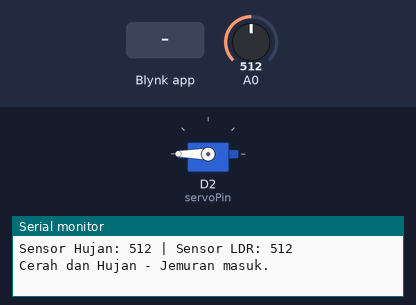
Recording of a sketch running on a simulated ESP8266 (NodeMCU). On the bench: servo, the last lines printed to the serial monitor. The inputs (shaded band) are chosen by the test bench; at power-on: A0 = 512. WiFi joins after 1.5 s; servers stay silent unless stated.

Above: at 3.0 s.
3.1 s: Blynk app writes 0 to V1
At 13.3 s:
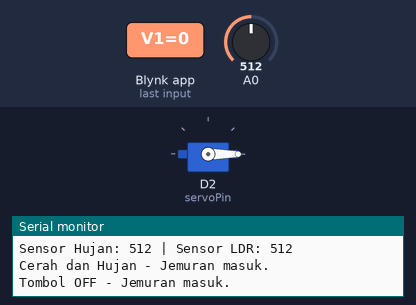
24.3 s: A0 set to 900
At 26.0 s:
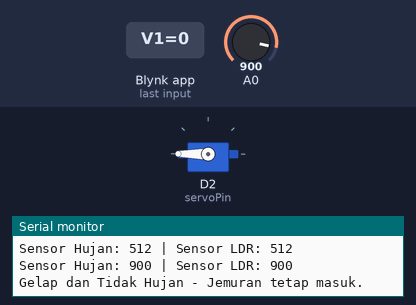
26.3 s: A0 set to 511
At 46.0 s:
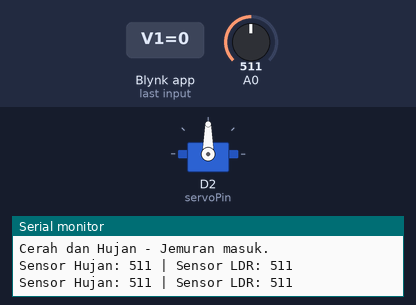
46.3 s: Blynk app writes 1 to V1
At 47.0 s:
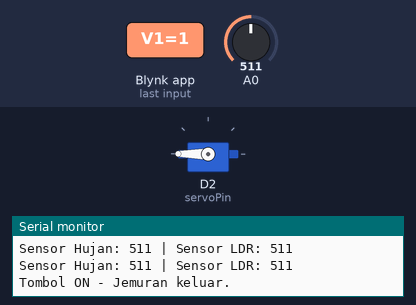
47.8 s: Blynk app writes 200 to V1
At 57.1 s:
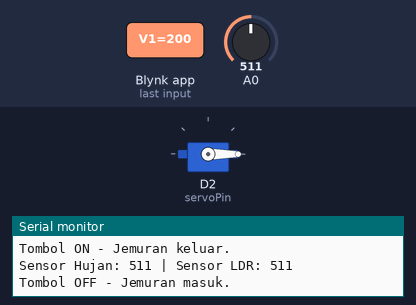
Timing chart, 0 to 67.8 s (numbered marks = the images above; inputs shaded):
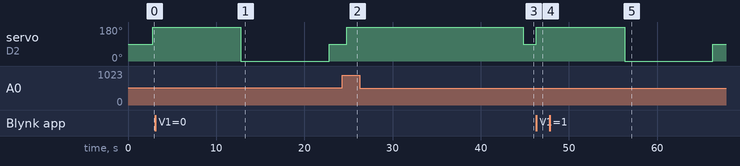

Measured:
- after the input at 3.1 s, servo on D2 (servoPin): 180° → 0° after 9.7 s, → 90° 10.0 s later
- after the input at 24.3 s, servo on D2 (servoPin): 90° → 180° after 0.51 s
- after the input at 26.3 s, servo on D2 (servoPin): 180° → 90° after 18.5 s instead of 8.5 s
- after the input at 46.3 s, servo on D2 (servoPin): 90° → 180° at once
- after the input at 47.8 s, servo on D2 (servoPin): 180° → 0° after 8.5 s, → 90° 10.0 s later

The sketch:

esp_8266.ino
```cpp
#define BLYNK_TEMPLATE_ID "TMPL6dPfcuvAa"
#define BLYNK_TEMPLATE_NAME "Percobaan Jemuran OTOMATIS"
#define BLYNK_AUTH_TOKEN "vfZ5c_qjxi76zyT1xHRArtE_Y1IOFpFK"

// Masukkan nama Wi-Fi dan password Anda
char ssid[] = "Samsung";        // Nama Wi-Fi
char pass[] = "5432167890";   // Password Wi-Fi

#include <ESP8266WiFi.h>
#include <BlynkSimpleEsp8266.h>
#include <Servo.h>

// Inisialisasi pin sensor
const int hujanPin = D0;
const int ldrPin = D1;
const int servoPin = D2;

Servo motorServo;
int kondisi = 0;

// Fungsi Blynk
BlynkTimer timer;

int nilaiLdr = 600;
int nilaiHujan = 800;

// Fungsi untuk membaca sensor dan mengontrol servo
void bacaSensor() {
  int hujanValue = analogRead(hujanPin);
  int ldrValue = analogRead(ldrPin);

  // Tampilkan nilai sensor di aplikasi Blynk
  Blynk.virtualWrite(V2, hujanValue);
  Blynk.virtualWrite(V3, ldrValue);

  // Debugging: Tampilkan nilai sensor di Serial Monitor
  Serial.print("Sensor Hujan: ");
  Serial.print(hujanValue);
  Serial.print(" | Sensor LDR: ");
  Serial.println(ldrValue);

  // Logika kontrol untuk motor servo
  if (ldrValue < nilaiLdr && hujanValue > nilaiHujan && kondisi != 0) {
    Serial.println("Cerah dan Tidak Hujan - Jemuran keluar.");
    Blynk.logEvent("cerah", "Cerah dan Tidak Hujan - Jemuran keluar.");
    motorServo.write(0);  //gerak ke kanan
    kondisi = 0;  //
    delay(10000);
  } else if (ldrValue < nilaiLdr && hujanValue <= nilaiHujan && kondisi != 1) {
    Serial.println("Cerah dan Hujan - Jemuran masuk.");
    Blynk.logEvent("hujan", "Cerah dan Hujan - Jemuran masuk.");
    motorServo.write(180);  // motor servo gerak ke kiri
    kondisi = 1;
    delay(10000);
  } else if (ldrValue >= nilaiLdr && hujanValue > nilaiHujan && kondisi != 3) {
    Serial.println("Gelap dan Tidak Hujan - Jemuran tetap masuk.");
    Blynk.logEvent("gelap", "Gelap dan Tidak Hujan - Jemuran tetap masuk.");
    motorServo.write(180);
    kondisi = 3;
    delay(10000);
  }

  // Untuk menghentikan motor servo
  motorServo.write(90);
}

// tombol di aplikasi Blynk
BLYNK_WRITE(V1) {
   // Ambil nilai tombol
  int buttonState = param.asInt();

  if (buttonState == 1) {
    Serial.println("Tombol ON - Jemuran keluar.");
    motorServo.write(180);
    delay(10000);
    motorServo.write(90);  // Hentikan servo setelah 4 detik
  } else {
    Serial.println("Tombol OFF - Jemuran masuk.");
    motorServo.write(0);  // ke kiri
    delay(10000);
    motorServo.write(90);  // Hentikan servo setelah 4 detik
  }
}

void setup() {
  //komunikasi Serial
  Serial.begin(115200);

  // Inisialisasi Blynk
  Blynk.begin(BLYNK_AUTH_TOKEN, ssid, pass);

  // Inisialisasi pin sensor
  pinMode(hujanPin, INPUT);
  pinMode(ldrPin, INPUT);

  // Inisialisasi servo
  motorServo.attach(servoPin);
  motorServo.write(90);

  // membaca sensor setiap 1 detik
  timer.setInterval(1000L, bacaSensor);

}

void loop() {
  Blynk.run();
  timer.run();
}
```
